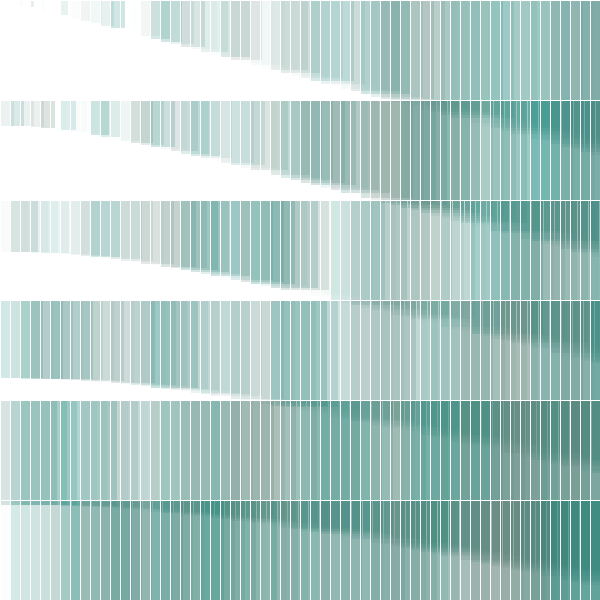
Frame 1 (no input)
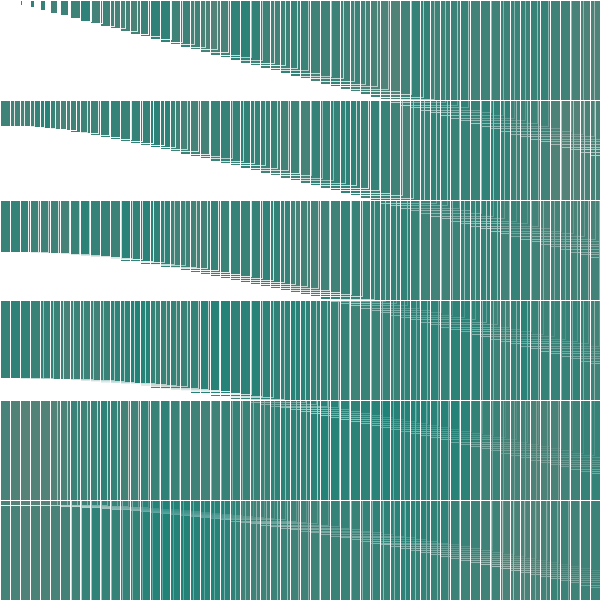
Frame 60 (the mouse pressed at the canvas centre just before this capture)
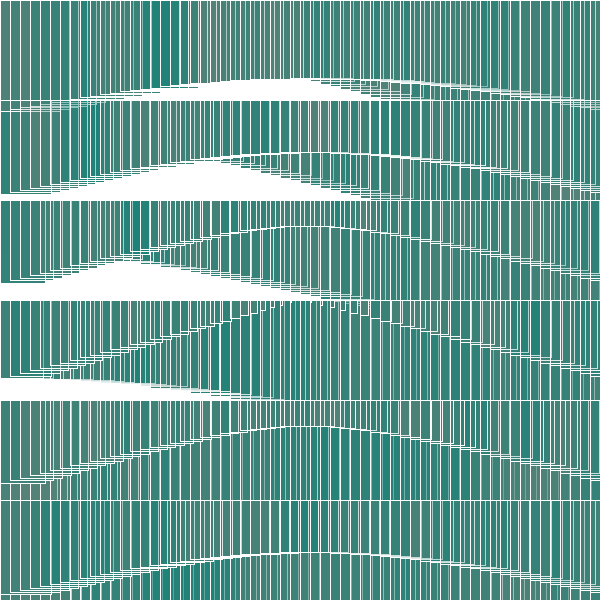
Frame 120 (the mouse held since frame 60 and released just before this capture)

The Processing sketch that drew these frames (run headless with seeded random() and noise(); from frame 60 on, the mouse is pressed at the canvas centre):

// Processing sketch: processing_5114
// ── processing_5114.pde

   float origin,R,G,B,A;               //declare colors

void setup() {
  size(600,600);
  background(255);                    //white
  smooth();
  noStroke();
  origin = dist(8, 8, width, height);  //origin of shape
}

    void draw() {
  stroke(255);
  for(float x = 10; x < 600; x+=5){  //iteration.  Style where one value is incremented repeatedly
                                     //start at 0 and count down from 5 in a cycle
  }
      for(int y = 0; y <=height; y += 100){           //draws each sq in a loop 
                                                      //y=y+100
      for(int x = 0; x <= width; x += 10){            //draws each sq in a loop
                                                      //x=x+10
                      
   float mouseDist = dist(mouseX, mouseY, x, y);          //flex
   float width = (mouseDist / origin) * 120.0;       //size of boxes
   float height = (mouseDist / origin) * 220.0;           //size of boxes
   
      frameRate(8);                                        //speed of boxes
      R=random(120);                                       //random color
      G=random(130, 0);                                      //color value
      B=random(120,0);                                   //color value
      A=random(60);                                        //transparent
      fill(R,G,B,A);                                         //color value
      rect(x, y, width, height);                            //shape
     }
       }
    }
